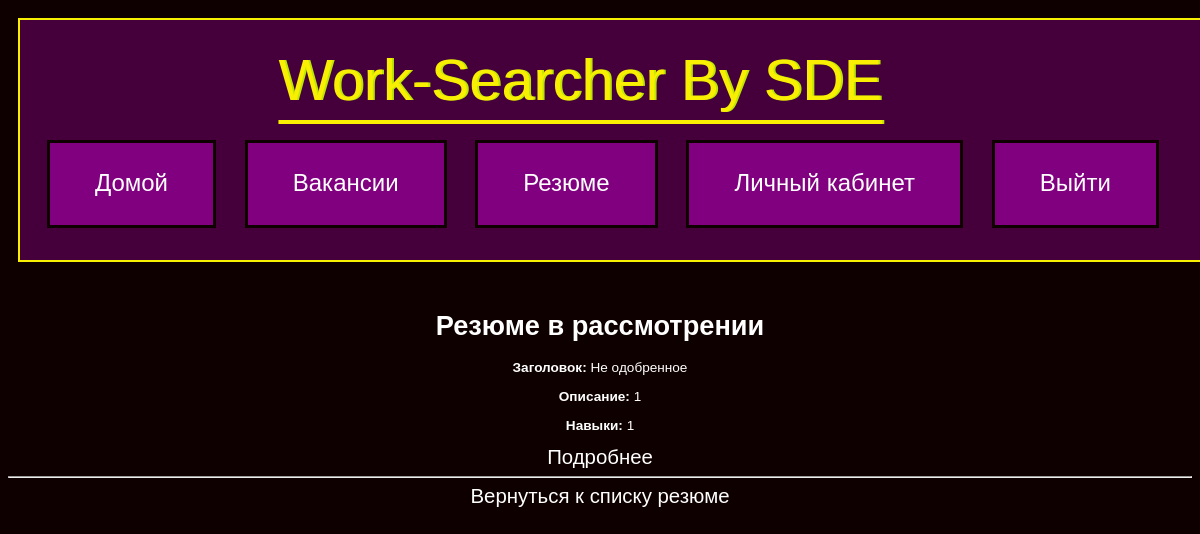
/admin/pending_resumes (signed in), run on an earlier commit of the app's database.
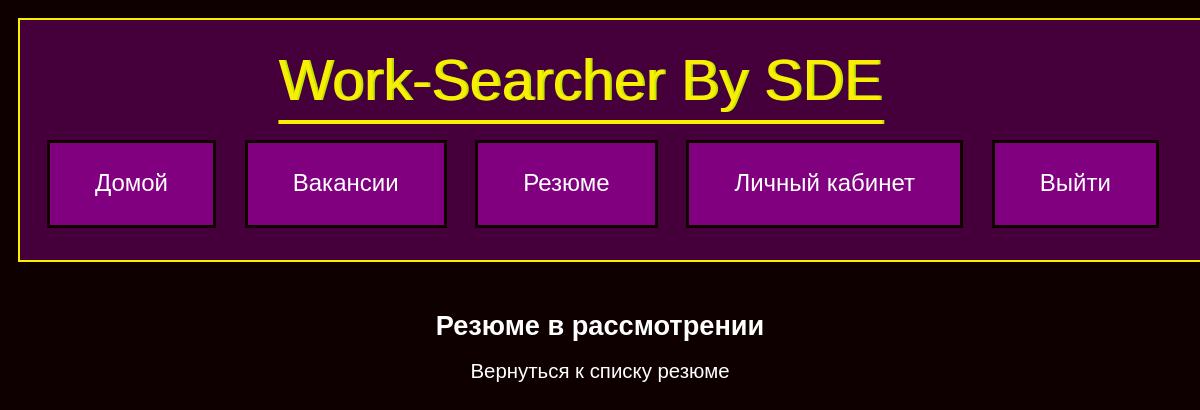
And on a later commit of the database.
### Model/models.py (models this page shows)
class Resume(db.Model):
    id = db.Column(db.Integer, primary_key=True)
    title = db.Column(db.String(300), nullable=False)
    description = db.Column(db.Text, nullable=False)
    skills = db.Column(db.String(200))
    image_filename = db.Column(db.String(300))
    user_id = db.Column(db.Integer, db.ForeignKey('user.id'), nullable=False)
    user = db.relationship('User', backref=db.backref('resumes', lazy=True))
    status = db.Column(db.Boolean, nullable=True)

### Controller/resume.py (the view)
@resume.route('/admin/pending_resumes')
@login_required
def admin_pending_resumes():
    if not current_user.is_admin:
        abort(403)  # Отказ в доступе, если пользователь не является администратором
    pending_resumes = Resume.query.filter_by(status=None).all()
    return render_template('admin_pending_resumes.html', resumes=pending_resumes)

### app.py (called while the page is built)
@login_manager.user_loader
def load_user(user_id):
    return User.query.get(int(user_id))

### templates/admin_pending_resumes.html (shortened to what this page needs)
{% extends "base.html" %}
{% block content %}
    <h1>Резюме в рассмотрении</h1>
    {% for resume in resumes %}
        <div>
            <p><strong>Заголовок:</strong> {{ resume.title }}</p>
            <p><strong>Описание:</strong> {{ resume.description }}</p>
            <p><strong>Навыки:</strong> {{ resume.skills }}</p>
            <a href="{{ url_for('resume.detail_resume', resume_id=resume.id) }}">Подробнее</a>
        </div>
        <hr>
    {% endfor %}
    <a href="{{ url_for('CZN.resumes') }}">Вернуться к списку резюме</a>
{% endblock %}

What changed in the data, as far as the page shows it:
removed Resume: title "Не одобренное", description "1", skills "1"
